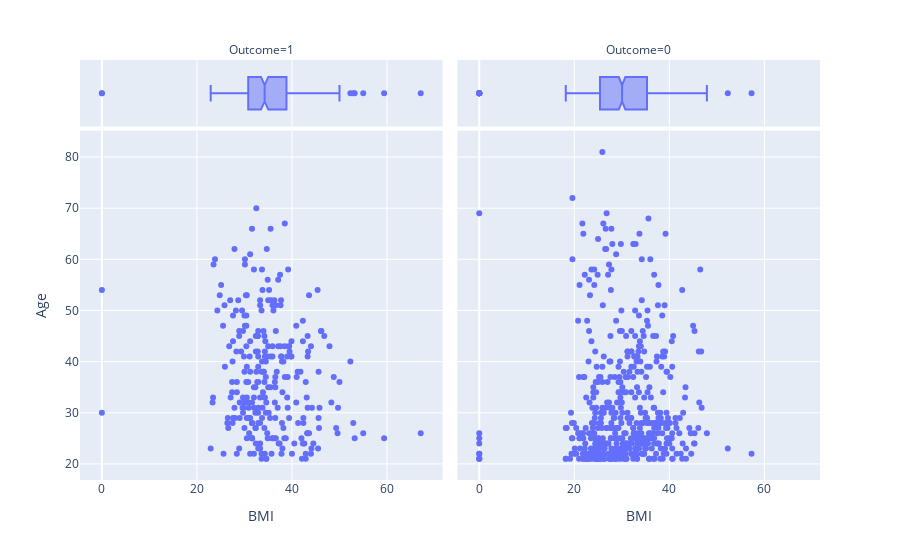

This figure's notebook cell:
### Code cell
import plotly_express as px

px.scatter(df,x = "BMI",
           y = "Age",
           facet_col = "Outcome",
           marginal_x = "box",
           #marginal_y = "box"
          )

### Figure 1 — Plotly figure (JSON) as saved in the notebook; plotly's stock layout.template omitted (floating-point values rounded to 4 significant figures; data arrays with more than 128 entries replaced by an {"elided": "..."} marker saying what was removed)
{"data": [{"hovertemplate": "Outcome=1<br>BMI=%{x}<br>Age=%{y}<extra></extra>", "legendgroup": "", "marker": {"color": "#636efa", "symbol": "circle"}, "mode": "markers", "name": "", "orientation": "v", "showlegend": false, "type": "scatter", "x": {"elided": "268 float values"}, "xaxis": "x", "y": {"elided": "268 int values"}, "yaxis": "y"}, {"alignmentgroup": "True", "hovertemplate": "Outcome=1<br>BMI=%{x}<extra></extra>", "legendgroup": "", "marker": {"color": "#636efa", "symbol": "circle"}, "name": "", "notched": true, "offsetgroup": "", "showlegend": false, "type": "box", "x": {"elided": "268 float values"}, "xaxis": "x3", "yaxis": "y3"}, {"hovertemplate": "Outcome=0<br>BMI=%{x}<br>Age=%{y}<extra></extra>", "legendgroup": "", "marker": {"color": "#636efa", "symbol": "circle"}, "mode": "markers", "name": "", "orientation": "v", "showlegend": false, "type": "scatter", "x": {"elided": "500 float values"}, "xaxis": "x2", "y": {"elided": "500 int values"}, "yaxis": "y2"}, {"alignmentgroup": "True", "hovertemplate": "Outcome=0<br>BMI=%{x}<extra></extra>", "legendgroup": "", "marker": {"color": "#636efa", "symbol": "circle"}, "name": "", "notched": true, "offsetgroup": "", "showlegend": false, "type": "box", "x": {"elided": "500 float values"}, "xaxis": "x4", "yaxis": "y4"}], "layout": {"annotations": [{"font": {}, "showarrow": false, "text": "Outcome=1", "x": 0.245, "xanchor": "center", "xref": "paper", "y": 1, "yanchor": "bottom", "yref": "paper"}, {"font": {}, "showarrow": false, "text": "Outcome=0", "x": 0.755, "xanchor": "center", "xref": "paper", "y": 1, "yanchor": "bottom", "yref": "paper"}], "legend": {"tracegroupgap": 0}, "margin": {"t": 60}, "xaxis": {"anchor": "y", "domain": [0, 0.49], "title": {"text": "BMI"}}, "xaxis2": {"anchor": "y2", "domain": [0.51, 1], "matches": "x", "title": {"text": "BMI"}}, "xaxis3": {"anchor": "y3", "domain": [0, 0.49], "matches": "x", "showgrid": true, "showticklabels": false}, "xaxis4": {"anchor": "y4", "domain": [0.51, 1], "matches": "x", "showgrid": true, "showticklabels": false}, "yaxis": {"anchor": "x", "domain": [0, 0.8316], "title": {"text": "Age"}}, "yaxis2": {"anchor": "x2", "domain": [0, 0.8316], "matches": "y", "showticklabels": false}, "yaxis3": {"anchor": "x3", "domain": [0.8416, 1], "matches": "y3", "showgrid": false, "showline": false, "showticklabels": false, "ticks": ""}, "yaxis4": {"anchor": "x4", "domain": [0.8416, 1], "matches": "y3", "showgrid": false, "showline": false, "showticklabels": false, "ticks": ""}}}
